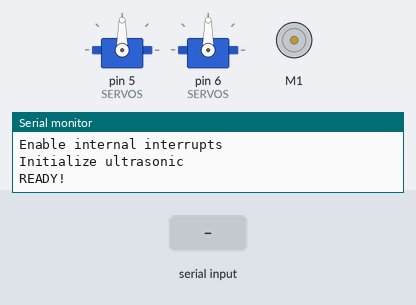
A sketch run on a simulated Arduino Uno, built with avr-gcc and run on an emulated ATmega328P. Parts: 2 × servo, DC motor (green arrow = forward, orange = backward, longer = faster), the last lines printed to the serial monitor. The inputs (shaded band) are chosen by the test bench.

Above: at 1.2 s.
1.3 s: "s1 100\n" received over Serial
At 2.1 s:
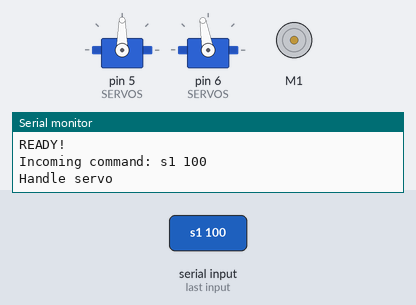
2.8 s: "f0 255\n" received over Serial
At 3.3 s:
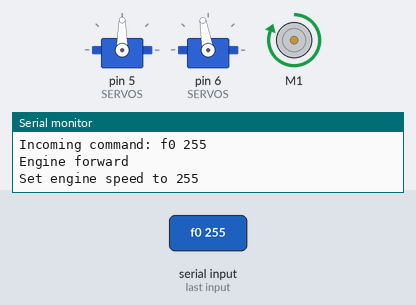
Timing chart, 0 to 5.8 s (numbered marks = the images above; inputs shaded):
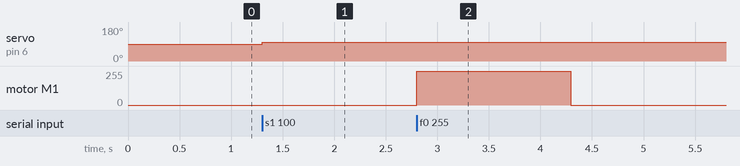

The sketch:

robot.ino
```cpp
/* Simple sketch to control servos and engines
 *
 * The following commands can be sent via UART:
 * --------------------------------------------
 * "sX Y" => Turn servo X to position Y
 *        => "s1 100" turns servo 1 to 100 degrees
 *
 * "fX Y" => Makes engine X go forward with speed Y (0<=Y<=255)
 *        => "f0 255" makes engine 0 go forward with max speed
 *
 * "bX Y" => Same as above but makes engine go backwards
 *
 * "hX"   => Stops engine X

 * NB: Servos and engines are defined further down in the code.
 *
 * To enable debug printouts, set ENABLE_DEBUG to 1.
 */

#include <Servo.h>
#include <Wire.h>
#include <TimerOne.h>
#include <Adafruit_MotorShield.h>

#define ENABLE_DEBUG 1
#define UART_SPEED 115200

/*****************************************************************************
 *
 * Types, definitions and forward declarations goes here.
 *
 *****************************************************************************/

Adafruit_MotorShield AFMS = Adafruit_MotorShield();

typedef struct {
  Adafruit_DCMotor* motor;
  volatile byte timeout; /* Used by watchdog to trigger automatic shutdown */
  volatile bool turn_off;
} connected_engine_t;

typedef struct {
  byte pin;
  Servo servo;
} connected_servo_t;

enum {
  DIRECTION_FORWARD,
  DIRECTION_BACKWARDS
};

struct ultrasonic_t {
  byte trigger_pin;
  byte echo_pin;
  volatile int trigger_state;
  volatile long echo_start;
  volatile long echo_end;
  volatile long echo_duration;
  volatile int trigger_time_count;
};

connected_engine_t* get_engine();
void handle_incoming_command();
void handle_timeouts();
void handle_servo();
void handle_engine_forward();
void handle_engine_backwards();
void handle_engine_halt();

#define ARR_SIZE(a) (sizeof(a)/sizeof(a[0]))

#if ENABLE_DEBUG
#define DEBUG(...) Serial.print(__VA_ARGS__)
#define DEBUGLN(...) Serial.println(__VA_ARGS__)
#else
#define DEBUG
#define DEBUGLN
#endif

/*****************************************************************************
 *
 * Supported input commands from serial interface
 *
 *****************************************************************************/

#define CMD_SERVO            's'
#define CMD_ENGINE_FORWARD   'f'
#define CMD_ENGINE_BACKWARDS 'b'
#define CMD_ENGINE_HALT      'h'

/*****************************************************************************
 *
 * Definitions of engines and servos
 *
 *****************************************************************************/

/* Servo 0 => pin 5, Servo 1 => ping 6 */
static connected_servo_t SERVOS[] = {
  {5, Servo()},
  {6, Servo()}
};

/* Ultrasonic 0 => pin 7, Ultrasonic 1 => pin 8 */
static ultrasonic_t ULTRASONIC[] = {
  {12, 2, 0, 0, 0, 0, 0},
  {11, 3, 0, 0, 0, 0, 0}
};

/* Engine 0 => M1 on shield, Engine 1 => M2 on shield */
static connected_engine_t ENGINES[] = {
  {AFMS.getMotor(1), 0, false},
  {AFMS.getMotor(2), 0, false}
};

/*****************************************************************************
 *
 * Variables for UART input.
 *
 *****************************************************************************/

String buffer = "";
boolean readComplete = false;

/*****************************************************************************
 *
 * Watchdog to turn off engines, etc.
 *
 *****************************************************************************/

/* FIXME: Generalize timeout management (time calculation) */
#define ENGINE_TIMEOUT 47 /* 47 * 32ms = 1504ms */

ISR(WDT_vect)
{
  for (unsigned i = 0; i < ARR_SIZE(ENGINES); ++i) {
    connected_engine_t* engine = &ENGINES[i];

    /* If timeout is 0 at this stage, the engine is not running */
    if (engine->timeout == 0)
      continue;

    /* If we reached 0 here, the engine was running and we should turn it off */
    engine->timeout--;
    if (engine->timeout == 0) {
      engine->turn_off = true;
    }
  }
}

/*****************************************************************************
 *
 * Ultrasonic sensor stuff
 *
 *****************************************************************************/

#define TIMER_US 50
#define TICK_COUNTS 4000 // 200 mS worth of timer ticks

void trigger_pulse_for_sensor(struct ultrasonic_t* sensor) {
  if (!(--sensor->trigger_time_count)) {
     sensor->trigger_time_count = TICK_COUNTS;
     sensor->trigger_state = 1;
  }

  switch(sensor->trigger_state) {
  case 0:
    break;

  case 1:
    digitalWrite(sensor->trigger_pin, HIGH);
    sensor->trigger_state = 2;
    break;

  case 2:
  default:
    digitalWrite(sensor->trigger_pin, LOW);
    sensor->trigger_state = 0;
    break;
  }
}

void trigger_pulse() {
  for (unsigned i = 0; i < ARR_SIZE(ULTRASONIC); ++i) {
    trigger_pulse_for_sensor(&ULTRASONIC[i]);
  }
}

void handle_ultrasonic_sensor(struct ultrasonic_t* sensor) {
  switch (digitalRead(sensor->echo_pin)) {
  case HIGH:
    sensor->echo_end = 0;
    sensor->echo_start = micros();
    break;

  case LOW:
    sensor->echo_end = micros();
    sensor->echo_duration = sensor->echo_end - sensor->echo_start;
    break;
  }
}

typedef void(*echo_interrupt_func)();
void echo_interrupt_0() { handle_ultrasonic_sensor(&ULTRASONIC[0]); }
void echo_interrupt_1() { handle_ultrasonic_sensor(&ULTRASONIC[1]); }
static echo_interrupt_func ECHO_INTERRUPTS[] = {echo_interrupt_0, echo_interrupt_1};

void init_ultrasonic() {
  Serial.println("Initialize ultrasonic");
  for (unsigned i = 0; i < ARR_SIZE(ULTRASONIC); ++i) {
    struct ultrasonic_t* sensor = &ULTRASONIC[i];
    pinMode(sensor->echo_pin, INPUT);
    pinMode(sensor->trigger_pin, OUTPUT);
    // TODO: Remove this for now (will be replaced by library soon)
    //attachInterrupt(digitalPinToInterrupt(sensor->echo_pin), ECHO_INTERRUPTS[i], CHANGE);
  }
  Timer1.initialize(TIMER_US);
  Timer1.attachInterrupt(trigger_pulse);
}

/*****************************************************************************
 *
 * Implementation goes below...
 *
 *****************************************************************************/

void setup() {
  Serial.begin(UART_SPEED);
  Serial.println("Booting system");
  buffer.reserve(30);

  /* Attach all servos */
  for (unsigned i = 0; i < ARR_SIZE(SERVOS); ++i) {
    Serial.print("Attach servo ");
    Serial.print(i);
    Serial.print(" to pin ");
    Serial.println(SERVOS[i].pin);

    SERVOS[i].servo.attach(SERVOS[i].pin);
  }

  /* Configure motors */
  Serial.println("Configure motor shield");
  AFMS.begin();

  /* Configure watchdog for timeout handling */
  Serial.println("Enable internal interrupts");
  MCUSR &= ~(1<<WDRF); /* Clear reset flag */
  WDTCSR |= (1<<WDCE) | (1<<WDE);
  WDTCSR = 1<<WDP0; /* 32 ms, http://4.bp.blogspot.com/-FHV4xIWlwng/TtFF3sMMP-I/AAAAAAAAInE/ap5dKUWD4-g/s1600/Screen+shot+2011-11-26+at+20.00.51.png */
  WDTCSR |= _BV(WDIE); /* Enable interrupt */

  init_ultrasonic();

  /* We are ready to serve! */
  Serial.println("READY!");
}

void loop() {
  //Serial.print(ULTRASONIC[1].echo_duration / 58);
  //Serial.print("  ");
  //Serial.println(ULTRASONIC[0].echo_duration / 58);
  //delay(50);
  handle_incoming_command();
  handle_timeouts();
}

void handle_incoming_command() {
  if (!readComplete) {
    return;
  }

  DEBUG("Incoming command: ");
  DEBUGLN(buffer);

  switch (buffer[0]) {
  case CMD_SERVO:            handle_servo(); break;
  case CMD_ENGINE_FORWARD:   handle_engine_forward(); break;
  case CMD_ENGINE_BACKWARDS: handle_engine_backwards(); break;
  case CMD_ENGINE_HALT:      handle_engine_halt(); break;
  default:                   break;
    DEBUGLN("Unknown command!");
  }

  buffer = "";
  readComplete = false;
}

void serialEvent() {
  while (Serial.available()) {
    /* NB: This code is not buffer overflow-safe */
    char inChar = (char)Serial.read();

    if (inChar == '\n' || inChar == '\r') {
      readComplete = true;
      break;
    }  else {
      buffer += inChar;
    }
  }
}

void handle_servo() {
  DEBUGLN("Handle servo");

  /* Assume format: "s1 100" => servo 1, 100 degrees */
  byte servo = atoi(&buffer[1]);
  unsigned int pos = atoi(&buffer[3]);

  /* Sanity checks */
  if (servo > (ARR_SIZE(SERVOS) - 1)) {
    Serial.print("Invalid servo: ");
    Serial.println(servo);
    return;
  } else if (pos > 180) {
    Serial.print("Invalid servo position: ");
    Serial.println(pos);
    return;
  }

  /* Adjust servo to requested position */
  SERVOS[servo].servo.write(pos);
}

connected_engine_t* get_engine() {
  /* Assume format: "f|b0 255" => engine 0 forward, full speed */
  byte index = atoi(&buffer[1]);

  /* Sanity check for engine */
  if (index > (ARR_SIZE(ENGINES) - 1)) {
    Serial.print("Invalid engine: ");
    Serial.println(index);
    return NULL;
  }

  return &ENGINES[index];
}

void start_engine(int dir) {
  connected_engine_t* engine = get_engine();

  if (engine) {
    byte speed = (byte)atoi(&buffer[3]);
    DEBUG("Set engine speed to ");
    DEBUGLN(speed);

    engine->timeout = ENGINE_TIMEOUT;
    engine->motor->run(dir == DIRECTION_FORWARD ? FORWARD : BACKWARD);
    engine->motor->setSpeed(speed);
  }
}

void handle_engine_forward() {
  DEBUGLN("Engine forward");
  start_engine(DIRECTION_FORWARD);
}

void handle_engine_backwards() {
  DEBUGLN("Engine backwards");
  start_engine(DIRECTION_BACKWARDS);
}

void handle_engine_halt() {
  DEBUGLN("Engine halt");
  connected_engine_t* engine = get_engine();

  if (engine) {
    engine->timeout = 0;
    engine->motor->run(RELEASE);
    engine->motor->setSpeed(0);
  }
}

void handle_timeouts() {
  for (unsigned i = 0; i < ARR_SIZE(ENGINES); ++i) {
    connected_engine_t* engine = &ENGINES[i];
    if (engine->turn_off == true) {
      engine->motor->setSpeed(0);
      engine->turn_off = false;
    }
  }
}
```

Measured:
- after the input at 1.3 s, servo on pin 6 (SERVOS): 90° → 100° at once
- after the input at 2.8 s, motor M1: stopped → forward 255/255 at once, → stopped 1.5 s later
